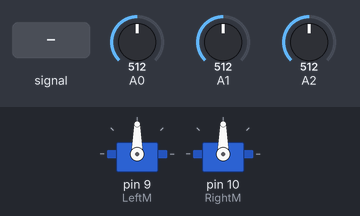
A sketch run on a simulated Arduino Uno, built with avr-gcc and run on an emulated ATmega328P. Parts: 2 × servo. Inputs (shaded band) come from the test bench; at power-on: A1 = 512, A0 = 512, A2 = 512. What the sketch prints to the serial monitor is not drawn.

Above: at 1.2 s.
1.3 s: A1 fed a 200 Hz sine of ±81 counts around its level
At 4.2 s:
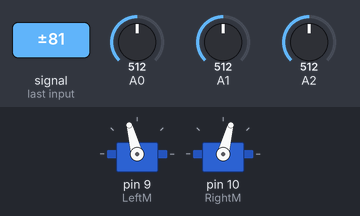
4.3 s: A1 set to 716
At 5.4 s:
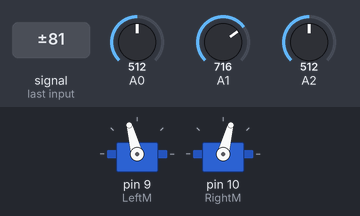
5.8 s: A1 set to 543
8.8 s: A1 set to 516
At 9.9 s:
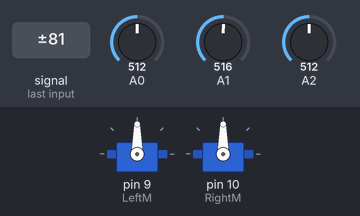
11.8 s: A1 set to 306
At 12.1 s:
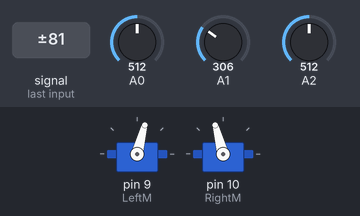
Timing chart, 0 to 14.3 s (numbered marks = the images above; inputs shaded):
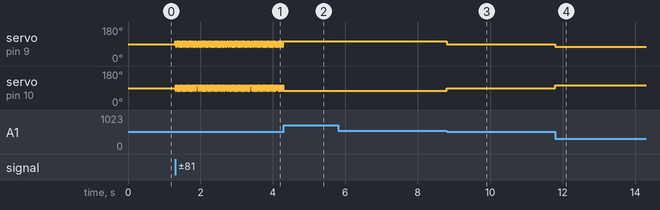

The sketch:

accel_react.ino
```cpp
  /*Firmware for old remote for UBC Snowbots
 *Test version
 *Author: Vincent Yuan
 *Date: March 25
*/
#include <SoftwareSerial.h>
#include <stdlib.h>
#include <Servo.h>
#include <math.h>
#define TRIM 20
#define LEFT_TURN 9
#define RIGHT_TURN -3
#define CONS -2
#define THRESH 15
#define DAMP 0.1
Servo LeftM;//5
Servo RightM;
int lx,ly,az = 0;
int R1,R2,R3,R4,B2,B4,Mode = 0;
int lx_h,lx_l,az_h,az_l = 0;
int x, y, z, x_offset, y_offset, z_offset = 0;
void setup() {
  Serial.begin(115200);
  pinMode(2,INPUT);
  pinMode(3,INPUT);
  pinMode(4,INPUT);
  pinMode(5,INPUT);
  LeftM.attach(9);
  RightM.attach(10);

  //while(!pulseIn(4,HIGH)){}
  set_off();
  x_offset = analogRead(0);       // read analog input pin 0
  y_offset = analogRead(1);       // read analog input pin 1
  z_offset = analogRead(2);
}


void loop() {


test();

}
void test(){
    send_accel();
    int loop_rate = 1;
    if (y > THRESH){
      while(y>THRESH){
        ly = 128; az = 255;
        drive();
        //delay(200);
        send_accel();
        (double)y/loop_rate;
        loop_rate += DAMP;
        Serial.print("Bi");
      }
    }
    else if (y < -THRESH){
      while(y < -THRESH){
        ly=128; az = 0;
        drive();
        //delay(200);
        send_accel();
        (double)y/loop_rate;
        loop_rate +=DAMP;
        Serial.print("SI");
      }
      loop_rate = 1;
    }
    else{ ly = 128; az = 128;  Serial.print("NONE");drive();}

}
void send_accel(){
  x = (analogRead(0)-x_offset);
  y = (analogRead(1)-y_offset);
  z = (analogRead(2)-z_offset);
    /*Serial.print("X:");
  Serial.print(x);
  Serial.print(",Y:");
  Serial.print(y);
  Serial.print(",Z:");
  Serial.print(z);*/
}
void set_off(){
  int lx_mid = 1420; //pulseIn(3,HIGH);
  int az_mid = 1460; //pulseIn(5,HIGH);
  lx_h = lx_mid+150; lx_l = lx_mid-150;
  az_h = az_mid+150; az_l = az_mid-150;
}


void serial_read(){
  if (Serial.available()>9){
    if (Serial.read() == 'B'){
    int B9 = (Serial.read()-'0')*100 + (Serial.read()-'0')*10 + (Serial.read()-'0');
    B2 =(Serial.read()-'0')*100 + (Serial.read()-'0')*10 + (Serial.read()-'0');
    B4 = (Serial.read()-'0')*100 + (Serial.read()-'0')*10 + (Serial.read()-'0');
   //Serial.print("B4: "); Serial.print(B4);

    }
    else{B2 = B4 = 128;}
    //B2 = 128;
}
else{
B2 = B4 = 128;}
//Serial.end();
//Serial.begin(9600);
  Serial.flush();
}

void convert(){

 if (ly > 255)ly = 255; else if (ly < 0)ly = 0;
 if (az > 255)az = 255; else if (az < 0)az = 0;
 if (ly != 128){ly = map (ly, 0, 255, 100,80);}else ly = 90;
 if (az != 128){az = map (az, 0, 255, 105,75);}else az = 90;
}


void drive(){
convert();
Serial.println(az);
 if(ly == 90){
   if (az == 90){
     LeftM.write(90);
     RightM.write(90);
   }
   else if (az > 90){
   LeftM.write(180-az);//needs to be 100
   RightM.write(az);//80 then 82
   }
   else{LeftM.write(180-az);
   RightM.write(az);}
 }
 else{
   if (ly < 90){
   LeftM.write(ly-10);//if 80 //then 70
   RightM.write(ly+CONS);//if 80 then 78
   }
   else{LeftM.write(ly+7);//+10
   RightM.write(ly-CONS+2);}//+2
 }
}
```

Measured:
- the behaviour switches between 528 and 527 on A1 (found by bisection; images 2 and 3)
- after the input at 1.3 s, servo on pin 9 (LeftM): 90° → 105° at once, then moves between 75° and 105°, repeating every 0.94 s; servo on pin 10 (RightM): 90° → 75° at once, then moves between 75° and 105°, repeating every 0.94 s
- after the input at 4.3 s, servo on pin 9 (LeftM): stops changing and stays 105°; servo on pin 10 (RightM): stops changing and stays 75°
- after the input at 8.8 s, servo on pin 9 (LeftM): 105° → 90° at once; servo on pin 10 (RightM): 75° → 90° at once
- after the input at 11.8 s, servo on pin 9 (LeftM): 90° → 75° at once; servo on pin 10 (RightM): 90° → 105° at once
